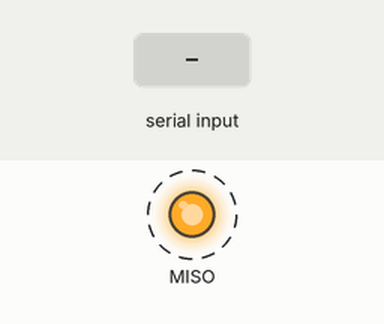
Recording of a program running on a simulated Raspberry Pi (BCM pin numbers). Parts: output pins drawn as LEDs (lit = HIGH). Dashed ring = blinking. Inputs (shaded band) come from the test bench. USB keyboard and mouse output is not drawn; what the program prints to the terminal is not drawn.

Above: at 0.75 s.
1.3 s: "::\n" received over the second serial link
4.5 s: "+\n" received over the second serial link
7.7 s: "light on\n" received over the second serial link
Timing chart, 0 to 16.9 s (numbered marks = the images above; inputs shaded):
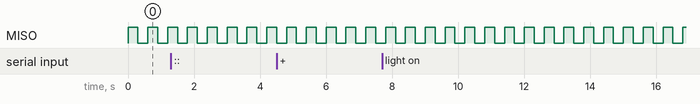

Measured:
- by itself, MISO: alternates HIGH for 0.30 s and LOW for 0.30 s

The program:

code-led.py
```python
#!/bin/python
#
# Use me instead of code.py on the XIAO
#
# It will enable the light on d1 if 'light on' gets sent to ttyACM1 (data)
#
# > echo 'light on' > /dev/ttyACM1
#

import time
import board
from digitalio import DigitalInOut, Direction, Pull
from adafruit_hid.keyboard import Keyboard
from adafruit_hid.keycode import Keycode
import usb_hid
import usb_cdc

kbd = Keyboard(usb_hid.devices)

# d0 = DigitalInOut(board.D0)
# d0.direction = Direction.INPUT
# d0.pull = Pull.DOWN

# d1 = DigitalInOut(board.D1)
# d1.direction = Direction.OUTPUT

# d1.value = False

led = DigitalInOut(board.USER_LED)
led.direction = Direction.OUTPUT

plus = lambda x, y:  x+ y

def parse_line(line):
    line = line.strip()
    print("got line : >%s<" % line)

    if not line.startswith('::'):
        return None

    token, first, operator, second = line.split()
    if operator == "+":
        return plus(int(first),int(second))
    else:
        return None

counter = 0
while(True):
    #if d0.value is True:
    #    kbd.send(Keycode.A)
    #    led.value = False
    #    time.sleep(3)

    if counter % 10 == 0:
        print(".. still alive ..")

    counter += 1

    if usb_cdc.data.in_waiting > 0:
        print("... reading")
        line = str(usb_cdc.data.readline(), 'utf-8').strip()

        print("... got %s" % line)
        if line == "light on":
            print("... 💡")
            #d1.value = True
            led.value = True
        elif line == "light off":
            print("... 🌑")
            #d1.value = False
            led.value = False
        else:
            print("... kaput ..")

    led.value = True
    time.sleep(0.3)
    led.value = False
    time.sleep(0.3)
```
